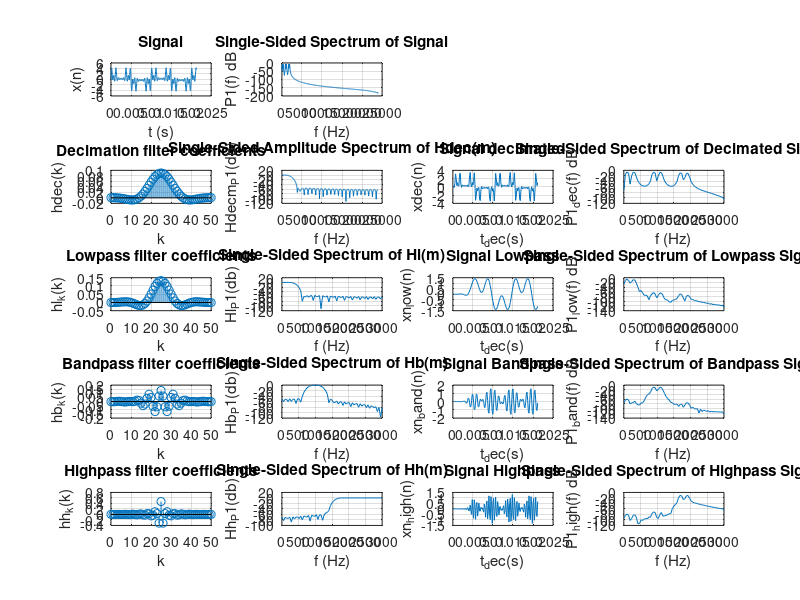

The MATLAB script that drew this image:
% close all
clear

%-- common --
fs = 48000;         % Sampling frequency                    
Ts = 1/fs;          % Sampling period
fnyq = fs / 2;      % Nyquist frequency
L = 1024;           % Length of signal
t = (0:L-1)*Ts;     % Time vector

%-- signal --
f1 = 100;           % Signal frequency components
f2 = 300;           %
f3 = 900;           %
f4 = 1100;          %
f5 = 1700;          %
f6 = 1900;          %
xn = sin(2*pi*f1*t) + sin(2*pi*f2*t) + sin(2*pi*f3*t) + sin(2*pi*f4*t) + sin(2*pi*f5*t) + sin(2*pi*f6*t);   %Signal

%-- signal fft --
f = fs*(0:(L/2))/L;             % Freq. vector
xn_win = xn'.*hanning(L);       % Windowing signal
Xm = fft(xn_win);               % FFT
P2 = abs(Xm/L);                 %
P1 = P2(1:L/2+1);               % Single sided FFT
P1(2:end-1) = 2*P1(2:end-1);    %
P1_db = 20*log10(P1);           %

%-- decimation filter --
decimation = 8;                     % Decimation factor. 48000Hz -> 6000Hz
B = 2200;                           % Pass band for decimate filter
fs_dec = fs / decimation;           % Sampling frequency after decimation
fnyq_dec = fs_dec / 2;              % Nyquist frequency after decimation
fstop = fs_dec - B;                 % At fstop the attenuation must be aprox 60dB (10 ENOB) to avoid aliasing
n_hdec = 50;                        % Decimation filter order
hdec_k = fir1(n_hdec,(B/fnyq));     % Decimation filter coeficients

%-- decimation filter fft --
Hdecm = fft( [hdec_k zeros(1, L - length(hdec_k))] ); % Single sided FFT
Hdecm_P2 = abs(Hdecm/1);                % Don't divide because filter coefficients are already scaled
Hdecm_P1 = Hdecm_P2(1:L/2+1);           % 
Hdecm_P1(2:end-1) = Hdecm_P1(2:end-1);  %
Hdecm_P1_db = 20*log10(Hdecm_P1);       %

%-- decimate signal --
xn_dec = filter(hdec_k,1,xn);               % Filter signal
xn_dec = downsample(xn_dec, decimation);    % Downlsample signal
t_dec = downsample(t, decimation);          % Decimate time vector

%-- decimate signal fft --
L_dec = length(xn_dec);                 % Lenght of decimated signal
f_dec = fs_dec*(0:(L_dec/2))/L_dec;     % Decimated frequency vector
xn_dec_win = xn_dec'.*hanning(L_dec);   % Windowing
Xm_dec = fft(xn_dec_win);               % Single sided FFT
P2_dec = abs(Xm_dec/L_dec);             %
P1_dec = P2_dec(1:L_dec/2+1);           %
P1_dec(2:end-1) = 2*P1_dec(2:end-1);    %
P1_dec_db = 20*log10(P1_dec);           %

%-- lowpass filter --
hl_fpass = 400;                             % Lowpass filter cutoff=500Hz
n_hl = 50;                                  % Lowpass filter order
hl_k = fir1(n_hl,(hl_fpass/fnyq_dec));      % Lowpass filter coeficients

%-- lowpass filter fft --
Hlm = fft( [hl_k zeros(1, L_dec - length(hl_k))] );     % Lowpass frequency response
Hlm_P2 = abs(Hlm/1);                                    %
Hlm_P1 = Hlm_P2(1:L_dec/2+1);                           %
Hlm_P1(2:end-1) = Hlm_P1(2:end-1);                      %
Hlm_P1_db = 20*log10(Hlm_P1);                           %

%-- lowpass signal --
xn_low = filter(hl_k,1,xn_dec);

%-- lowpass signal fft --
xn_low_win = xn_low'.*hanning(L_dec);   % Windowing
Xm_low = fft(xn_low_win);               % Single sided FFT
P2_low = abs(Xm_low/L_dec);             %
P1_low = P2_low(1:L_dec/2+1);           %
P1_low(2:end-1) = 2*P1_low(2:end-1);    %
P1_low_db = 20*log10(P1_low);           %

%-- bandpass filter --
hb_fpass1 = 800;                            % Bandpass filter cutoff=800Hz
hb_fpass2 = 1200;                           % Bandpass filter cutoff=1200Hz
n_hb = 50;                                  % Bandpass filter order
hb_k = fir1(n_hb,[(hb_fpass1/fnyq_dec) (hb_fpass2/fnyq_dec)]);      % Bandpass filter coeficients

%-- bandpass filter fft --
Hbm = fft( [hb_k zeros(1, L_dec - length(hb_k))] );     % Bandpass frequency response
Hbm_P2 = abs(Hbm/1);                                    %
Hbm_P1 = Hbm_P2(1:L_dec/2+1);                           %
Hbm_P1(2:end-1) = Hbm_P1(2:end-1);                      %
Hbm_P1_db = 20*log10(Hbm_P1);                           %

%-- bandpass signal --
xn_band = filter(hb_k,1,xn_dec);

%-- bandpass signal fft --
xn_band_win = xn_band'.*hanning(L_dec);   % Windowing
Xm_band = fft(xn_band_win);               % Single sided FFT
P2_band = abs(Xm_band/L_dec);             %
P1_band = P2_band(1:L_dec/2+1);           %
P1_band(2:end-1) = 2*P1_band(2:end-1);    %
P1_band_db = 20*log10(P1_band);           %


%-- highpass filter --
hh_fpass = 1600;                            % Highpass filter cutoff=1600Hz
n_hh = 50;                                  % Highpass filter order
hh_k = fir1(n_hh,(hh_fpass/fnyq_dec),'high');      % Highpass filter coeficients

%-- highpass filter fft --
Hhm = fft( [hh_k zeros(1, L_dec - length(hh_k))] );     % Highpass frequency response
Hhm_P2 = abs(Hhm/1);                                    %
Hhm_P1 = Hhm_P2(1:L_dec/2+1);                           %
Hhm_P1(2:end-1) = Hhm_P1(2:end-1);                      %
Hhm_P1_db = 20*log10(Hhm_P1);                           %

%-- highpass signal --
xn_high = filter(hh_k,1,xn_dec);

%-- highpass signal fft --
xn_high_win = xn_high'.*hanning(L_dec);   % Windowing
Xm_high = fft(xn_high_win);               % Single sided FFT
P2_high = abs(Xm_high/L_dec);             %
P1_high = P2_high(1:L_dec/2+1);           %
P1_high(2:end-1) = 2*P1_high(2:end-1);    %
P1_high_db = 20*log10(P1_high);           %



%-- plots --
%figure
subplot(5,4,1)
plot(t, xn)
grid on
title('Signal')
xlabel('t (s)')
ylabel('x(n)')

subplot(5,4,2)
plot(f,P1_db) 
% plot(f,P1) 
grid on
title('Single-Sided Spectrum of Signal')
xlabel('f (Hz)')
ylabel('P1(f) dB')

%-- decimate

subplot(5,4,5)
stem((0:n_hdec), hdec_k)
grid on
title('Decimation filter coefficients')
xlabel('k')
ylabel('hdec(k)')

subplot(5,4,6)
plot(f,Hdecm_P1_db) 
grid on
title('Single-Sided Amplitude Spectrum of Hdec(m)')
xlabel('f (Hz)')
ylabel('Hdecm_P1(db)')

subplot(5,4,7)
plot(t_dec, xn_dec)
grid on
title('Signal decimated')
xlabel('t_dec(s)')
ylabel('xdec(n)')

subplot(5,4,8)
% plot(f_dec,P1_dec) 
plot(f_dec,P1_dec_db) 
grid on
title('Single-Sided Spectrum of Decimated Signal')
xlabel('f (Hz)')
ylabel('P1_dec(f) dB')

%-- lowpas

subplot(5,4,9)
stem((0:n_hl), hl_k)
grid on
title('Lowpass filter coefficients')
xlabel('k')
ylabel('hl_k(k)')

subplot(5,4,10)
plot(f_dec,Hlm_P1_db) 
grid on
title('Single-Sided Spectrum of Hl(m)')
xlabel('f (Hz)')
ylabel('Hl_P1(db)')

subplot(5,4,11)
plot(t_dec, xn_low)
grid on
title('Signal Lowpass')
xlabel('t_dec(s)')
ylabel('xn_low(n)')

subplot(5,4,12)
% plot(f_dec,P1_low) 
plot(f_dec,P1_low_db) 
grid on
title('Single-Sided Spectrum of Lowpass Signal')
xlabel('f (Hz)')
ylabel('P1_low(f) dB')

%-- bandpass

subplot(5,4,13)
stem((0:n_hb), hb_k)
grid on
title('Bandpass filter coefficients')
xlabel('k')
ylabel('hb_k(k)')

subplot(5,4,14)
plot(f_dec,Hbm_P1_db) 
grid on
title('Single-Sided Spectrum of Hb(m)')
xlabel('f (Hz)')
ylabel('Hb_P1(db)')

subplot(5,4,15)
plot(t_dec, xn_band)
grid on
title('Signal Bandpass')
xlabel('t_dec(s)')
ylabel('xn_band(n)')

subplot(5,4,16)
% plot(f_dec,P1_band) 
plot(f_dec,P1_band_db) 
grid on
title('Single-Sided Spectrum of Bandpass Signal')
xlabel('f (Hz)')
ylabel('P1_band(f) dB')



%-- highpas

subplot(5,4,17)
stem((0:n_hh), hh_k)
grid on
title('Highpass filter coefficients')
xlabel('k')
ylabel('hh_k(k)')

subplot(5,4,18)
plot(f_dec,Hhm_P1_db) 
grid on
title('Single-Sided Spectrum of Hh(m)')
xlabel('f (Hz)')
ylabel('Hh_P1(db)')

subplot(5,4,19)
plot(t_dec, xn_high)
grid on
title('Signal Highpass')
xlabel('t_dec(s)')
ylabel('xn_high(n)')

subplot(5,4,20)
% plot(f_dec,P1_low) 
plot(f_dec,P1_high_db) 
grid on
title('Single-Sided Spectrum of Highpass Signal')
xlabel('f (Hz)')
ylabel('P1_high(f) dB')


%-- prints --

%-- input signal
xn_str = sprintf('%ef,', xn);
xn_str = xn_str(1:end-1);
xn_str = strcat('float src[FILTER_DEC_SRC_BLOCK_SIZE] = {', xn_str , '};');

%-- decimation filter coefficients
hdec_k_str = sprintf('%ef,', hdec_k);
hdec_k_str = hdec_k_str(1:end-1);
hedc_k_len_str = sprintf('%d', length(hdec_k));
hdec_k_str = strcat('float filter_dec_coeffs[FILTER_DEC_NTAPS] = {', hdec_k_str , '};');

%-- decimation signal
xn_dec_str = sprintf('%ef,', xn_dec);
xn_dec_str = xn_dec_str(1:end-1);
xn_dec_str = strcat('float test_dst[FILTER_DEC_DEST_BLOCK_SIZE] = {', xn_dec_str , '};');

%-- lowpass filter coefficients
hlow_k_str = sprintf('%ef,', hl_k);
hlow_k_str = hlow_k_str(1:end-1);
hlow_k_len_str = sprintf('%d', length(hl_k));
hlow_k_str = strcat('float filter_low_coeffs[FILTER_LOW_NTAPS] = {', hlow_k_str , '};');

%-- lowpass signal
xn_low_str = sprintf('%ef,', xn_low);
xn_low_str = xn_low_str(1:end-1);
xn_low_str = strcat('float test_low[FILTER_LOW_BLOCK_SIZE] = {', xn_low_str , '};');

%-- bandpass filter coefficients
hband_k_str = sprintf('%ef,', hb_k);
hband_k_str = hband_k_str(1:end-1);
hlband_k_len_str = sprintf('%d', length(hb_k));
hband_k_str = strcat('float filter_band_coeffs[FILTER_BAND_NTAPS] = {', hband_k_str , '};');

%-- bandpass signal
xn_band_str = sprintf('%ef,', xn_band);
xn_band_str = xn_band_str(1:end-1);
xn_band_str = strcat('float test_band[FILTER_BAND_BLOCK_SIZE] = {', xn_band_str , '};');

%-- create text file
fid = fopen('c_arrays.txt','wt');
fprintf(fid, '%s\n\n', hdec_k_str);
fprintf(fid, '%s\n\n', xn_str);
fprintf(fid, '%s\n\n', xn_dec_str);
fprintf(fid, '%s\n\n', hlow_k_str);
fprintf(fid, '%s\n\n', xn_low_str);
fprintf(fid, '%s\n\n', hband_k_str);
fprintf(fid, '%s\n\n', xn_band_str);
fclose(fid);
